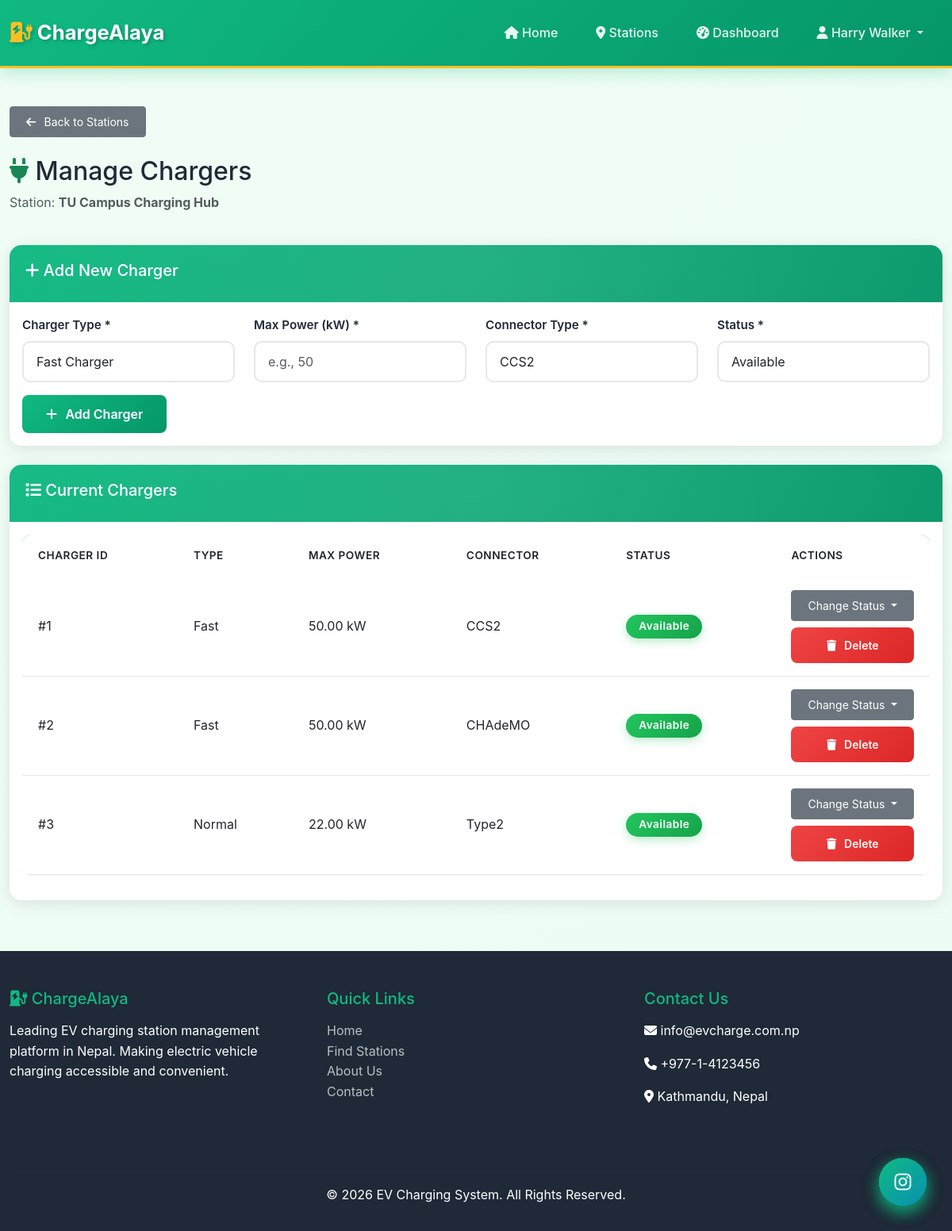
Page /station_owner/manage_chargers.php?station_id=1 (signed in) on the committed database.
### tables this page shows
CREATE TABLE `charging_stations` (
  `station_id` int(11) NOT NULL,
  `station_name` varchar(200) NOT NULL,
  `user_id` int(11) NOT NULL,
  `address` text NOT NULL,
  `city` varchar(100) DEFAULT NULL,
  `province` varchar(100) DEFAULT NULL,
  `latitude` decimal(10,8) DEFAULT NULL,
  `longitude` decimal(11,8) DEFAULT NULL,
  `operating_hours` varchar(100) DEFAULT NULL,
  `status` enum('online','offline','under_maintenance') DEFAULT 'online'
);

CREATE TABLE `chargers` (
  `charger_id` int(11) NOT NULL,
  `station_id` int(11) NOT NULL,
  `charger_type` enum('fast','normal') NOT NULL,
  `max_power_kw` decimal(6,2) NOT NULL,
  `connector_type` varchar(50) DEFAULT NULL,
  `status` enum('available','in_use','maintenance') DEFAULT 'available'
);

### station_owner/manage_chargers.php (the view, shortened to what this page needs)
<?php
include '../partials/header.php';
$db = new Database();
$conn = $db->connect();
$user_id = $_SESSION['user_id'];
$station_id = isset($_GET['station_id']) ? intval($_GET['station_id']) : 0;
$station_check = $conn->prepare("SELECT station_name FROM charging_stations WHERE station_id = ? AND user_id = ?");
$station_check->bind_param("ii", $station_id, $user_id);
$station_check->execute();
$station_result = $station_check->get_result();
$station = $station_result->fetch_assoc();
$chargers_query = "SELECT * FROM chargers WHERE station_id = $station_id ORDER BY charger_id";
$chargers = $conn->query($chargers_query);
?>
<div class="container my-5">
    <div class="mb-4">
        <a href="manage_stations.php" class="btn btn-secondary btn-sm">
            <i class="fas fa-arrow-left"></i> Back to Stations
        </a>
    </div>
    <div class="d-flex justify-content-between align-items-center mb-4">
        <div>
            <h2><i class="fas fa-plug text-success"></i> Manage Chargers</h2>
            <p class="text-muted">Station: <strong><?php echo htmlspecialchars($station['station_name']); ?></strong></p>
        </div>
    </div>
    <div class="card mb-4">
        <div class="card-header">
            <h5><i class="fas fa-plus"></i> Add New Charger</h5>
        </div>
        <div class="card-body">
            <form method="POST" action="">
                <div class="row">
                    <div class="col-md-3 mb-3">
                        <label for="charger_type" class="form-label">Charger Type *</label>
                        <select class="form-control" id="charger_type" name="charger_type" required>
                            <option value="fast">Fast Charger</option>
                        </select>
                    </div>
                    <div class="col-md-3 mb-3">
                        <label for="max_power_kw" class="form-label">Max Power (kW) *</label>
                        <input type="number" class="form-control" id="max_power_kw" name="max_power_kw"
                               step="0.01" min="1" required placeholder="e.g., 50">
                    </div>
                    <div class="col-md-3 mb-3">
                        <label for="connector_type" class="form-label">Connector Type *</label>
                        <select class="form-control" id="connector_type" name="connector_type" required>
                            <option value="CCS2">CCS2</option>
                        </select>
                    </div>
                    <div class="col-md-3 mb-3">
                        <label for="status" class="form-label">Status *</label>
                        <select class="form-control" id="status" name="status" required>
                            <option value="available">Available</option>
                        </select>
                    </div>
                </div>
                <button type="submit" name="add_charger" class="btn btn-custom">
                    <i class="fas fa-plus"></i> Add Charger
                </button>
            </form>
        </div>
    </div>
    <div class="card">
        <div class="card-header">
            <h5><i class="fas fa-list"></i> Current Chargers</h5>
        </div>
        <div class="card-body">
            <?php if ($chargers->num_rows > 0): ?>
                <div class="table-responsive">
                    <table class="table table-custom">
                        <thead>
                            <tr>
                                <th>Charger ID</th>
                                <th>Type</th>
                                <th>Max Power</th>
                                <th>Connector</th>
                                <th>Status</th>
                                <th style="width: 180px;">Actions</th>
                            </tr>
                        </thead>
                        <tbody>
                            <?php while ($charger = $chargers->fetch_assoc()): ?>
                                <tr>
                                    <td>#<?php echo $charger['charger_id']; ?></td>
                                    <td><?php echo ucfirst($charger['charger_type']); ?></td>
                                    <td><?php echo $charger['max_power_kw']; ?> kW</td>
                                    <td><?php echo htmlspecialchars($charger['connector_type']); ?></td>
                                    <td>
                                        <?php
                                        $status_badge = '';
                                        switch($charger['status']) {
                                            case 'available': $status_badge = 'bg-success'; break;
                                        }
                                        ?>
                                        <span class="badge <?php echo $status_badge; ?>">
                                            <?php echo ucwords(str_replace('_', ' ', $charger['status'])); ?>
                                        </span>
                                    </td>
                                    <td>
                                        <div class="d-grid gap-2" style="min-width: 150px;">
                                            <button type="button" class="btn btn-sm btn-secondary dropdown-toggle" data-bs-toggle="dropdown" aria-expanded="false">
                                                Change Status
                                            </button>
                                            <a href="?station_id=<?php echo $station_id; ?>&delete_charger=<?php echo $charger['charger_id']; ?>"
                                               class="btn btn-sm btn-danger-custom"
                                               onclick="return confirm('Delete this charger?')">
                                                <i class="fas fa-trash"></i> Delete
                                            </a>
                                        </div>
                                    </td>
                                </tr>
                            <?php endwhile; ?>
                        </tbody>
                    </table>
                </div>
            <?php else: ?>
                <p class="text-muted text-center py-4">No chargers added yet. Add your first charger above.</p>
            <?php endif; ?>
        </div>
    </div>
</div>
<?php
include '../partials/footer.php';
?>

### assets/css/view_receipt.css (style rules this page uses)
@media screen { .card { box-shadow: 0 4px 20px rgba(0,0,0,0.1); } }

### rows in the picture
charging_stations: station_name "TU Campus Charging Hub"
chargers: charger_id "1", charger_type "Fast", max_power_kw "50.00", connector_type "CCS2", status "Available"
chargers: charger_id "2", charger_type "Fast", max_power_kw "50.00", connector_type "CHAdeMO", status "Available"
chargers: charger_id "3", charger_type "Normal", max_power_kw "22.00", connector_type "Type2", status "Available"

### other values in the picture
$_SESSION['name'] "Harry Walker"
